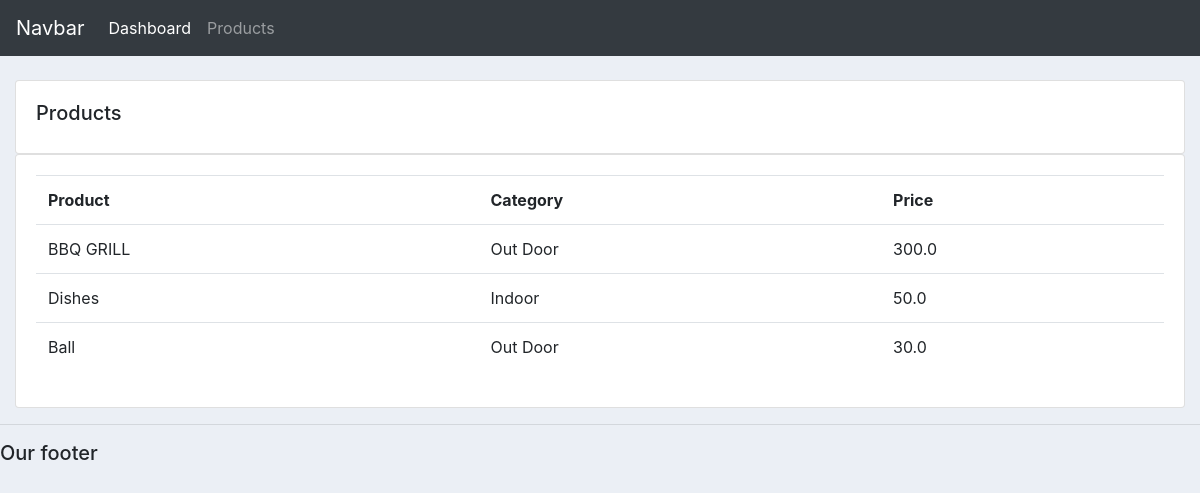
The app's page /product/ with its own data.
### myapp/models.py (models this page shows, shortened)
class Product(models.Model):
    CATEGORY = (
        ('Indoor', 'Indoor'),
        ('Out Door', 'Out Door'),
    )
    name = models.CharField(max_length=50, null = True)
    price = models.FloatField(null = True)
    category = models.CharField(max_length=50, null = True, choices=CATEGORY)
    description =models.CharField(max_length=50, null = True, blank= True)
    date_created = models.DateTimeField(auto_now_add=True, null = True)
    tags = models.ManyToManyField(Tag)

### myapp/views.py (the view)
# urls.py: path('product/',views.product, name = "products"),
def product(request):
    product= Product.objects.all()
    diction = {'products':product}
    return render(request, 'myapp/product.html',context= diction)

### templates/myapp/product.html
{%  extends 'myapp/main.html' %}
{% block content %}
		<br>
		<div class="row">
			<div class="col-md">
				<div class="card card-body">
					<h5>Products</h5>
				</div>
				<div class="card card-body">
					<table class="table">
						<tr>
							<th>Product</th>
							<th>Category</th>
							<th>Price</th>
						</tr>
						{% for i in products %}
						<tr>
							<td>{{i.name}}</td>
							<td>{{i.category}}</td>
							<td>{{i.price}}</td>
						</tr>
						{% endfor %}
					</table>
				</div>
			</div>
		</div>
{% endblock content %}

### static/css/main.css (style rules this page uses)
body { background-color: #ebeff5; }

### records on screen
Product: name "BBQ GRILL", category "Out Door", price "300.0"
Product: name "Dishes", category "Indoor", price "50.0"
Product: name "Ball", category "Out Door", price "30.0"
